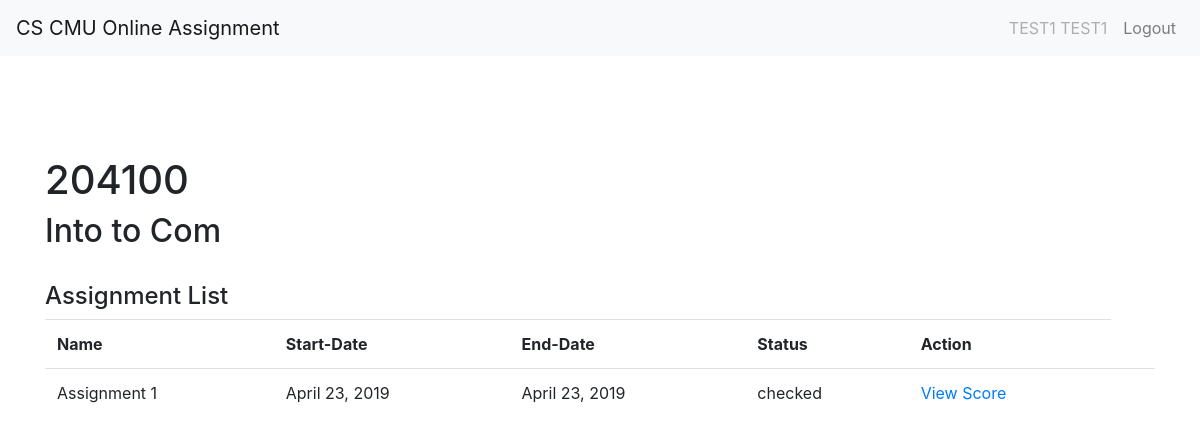
The page /assignment/subject/204100/ (signed in) on the database as committed earlier.
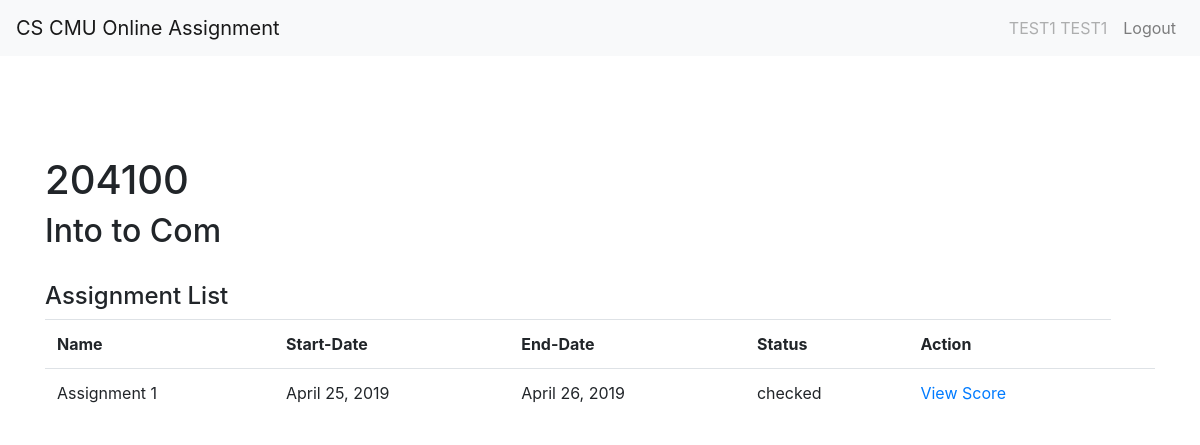
The same page on the database as committed later.
### assignment/models.py (models this page shows, shortened)
class Subject(models.Model):
    subject_code = models.CharField(max_length=6, primary_key=True)
    name = models.CharField(max_length=20)
    no_section = models.IntegerField()

class Assignment(models.Model):
    subject = models.ForeignKey(Subject, on_delete=models.CASCADE)
    start_date = models.DateField()
    end_date = models.DateField()
    name = models.CharField(max_length=50)
    publish = models.BooleanField(default=False)
    score = models.FloatField()

### assignment/views/do_assignment.py (the view)
# urls.py: path('subject/<int:subject>/',views.StudentSubject.as_view(), name='student_subject'),
class StudentSubject(generic.TemplateView):
    template_name = 'student/student-subject.html'
    def get_context_data(self, **kwargs):
        context = super( StudentSubject, self).get_context_data(**kwargs)
        result = list()
        code = self.kwargs['subject']
        context['sub'] = Subject.objects.get(subject_code = code )
        context['subject'] = Assignment.objects.filter(subject__subject_code = code)
        m = MemberSection.objects.get(student__user=self.request.user,subject__subject_code=self.kwargs['subject'])
        context['c'] = StudentDoAssignment.objects.filter(student__user=self.request.user)
        print(self.request.user)
        for i in context['subject']:
            if i.subject.subject_code == m.subject.subject_code:
                if context['c'] :
                    checked = StudentDoAssignment.objects.get(student__user=self.request.user,assignment__name = i.name)
                    print(checked)
                    result.append([i,checked])
                else:
                    checked = 0
                    result.append([i,checked])
        context['result'] = result
        return context

### assignment/models.py (called while the page is built)
    def __str__(self):
        return self.student.code + "-" + self.assignment.name

### assignment/templates/student/student-subject.html
{% extends "base.html" %}
{% load staticfiles %}
{% block body %}
    <div class="container con-dashboard">
        <h1>{{ sub.subject_code }}</h1>
        <h2>{{ sub.name }} </h2>
        <br>
        <h4>Assignment List</h4>
        <table class="table">
            <tr>
                <th>Name</th>
                <th>Start-Date</th>
                <th>End-Date</th>
                <th>Status</th>
                <th>Action</th>
            </tr>
                {% for a in result %}
                    {% if a.0.publish %}
                    <tr>
                        <td>{{a.0.name }}</td>
                        <td>{{a.0.start_date}}</td>
                        <td>{{a.0.end_date}}</td>
                        {% if a.1.finish %}
                            {% if a.1.check %}
                                <td>checked</td>
                                <td><a href="{% url 'assignment:do_assignment' sub.subject_code a.0.pk %}">View Score</a><td></td>
                            {% else %}
                                <td>available</td>
                                <td><a href="{% url 'assignment:do_assignment' sub.subject_code a.0.pk %}">Edit</a><td>
                            {% endif %}
                        {% else %}
                            <td>available</td>
                            <td><a href="{% url 'assignment:do_assignment' sub.subject_code a.0.pk %}">Do</a><td>
                        {% endif %}
                    </tr>
                    {% endif %}
                {% endfor %}
        </table>
    </div>
    {% endblock %}

### assignment/templates/base.html (shortened to what this page needs)
<!DOCTYPE html>
<html lang="en">
    {% load staticfiles %}
<head>
    <link rel="stylesheet" href="{% static 'css/bootstrap.css' %}">
    <link rel="stylesheet" href="{% static 'css/check-homework.css' %}">
</head>
<body>
    <nav class="navbar navbar-expand-lg navbar-light bg-light">
        <a class="navbar-brand" href="#">CS CMU Online Assignment</a>
        <div class="collapse navbar-collapse" id="navbarSupportedContent">
            <ul class="navbar-nav ml-auto">
                <li class="nav-item">
                    <a class="nav-link disabled" href="#" tabindex="-1" aria-disabled="true">{{request.user.first_name}} {{request.user.last_name}}</a>
                </li>
                <li class="nav-item">
                    <a class="nav-link" href="{% url 'logout' %}">Logout</a>
                </li>
            </ul>
        </div>
    </nav>
    {% block body %}
    {% endblock %}
</body>
</html>

### assignment/static/css/check-homework.css (style rules this page uses)
.con-dashboard { margin-top: 100px; }

Rows that differ between the two databases and show on the page:
changed Assignment "Assignment 1": start_date "April 23, 2019" → "April 25, 2019"; end_date "April 23, 2019" → "April 26, 2019"
